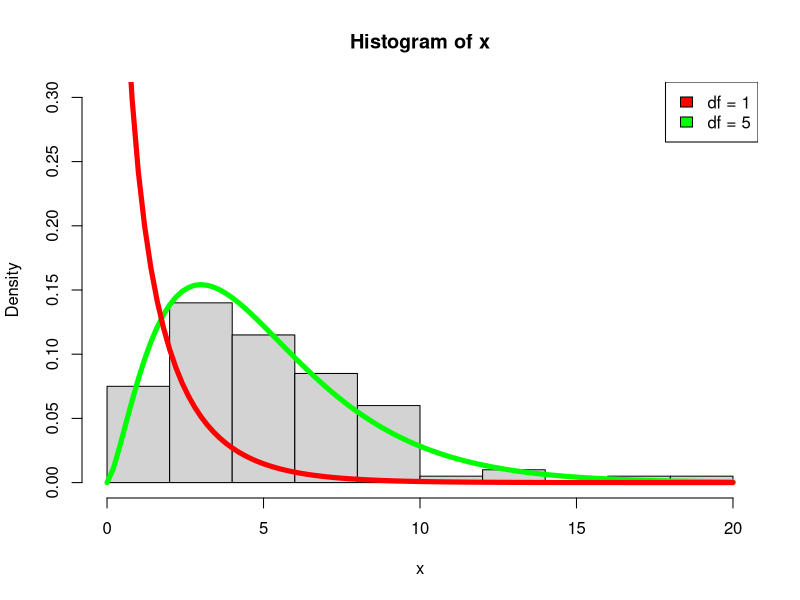
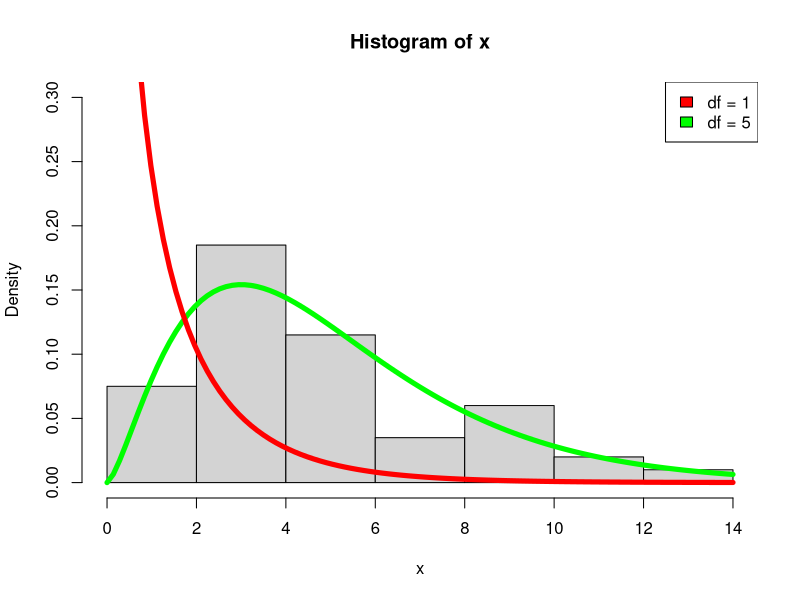

Recreate these plots in R, in order.
## ---- chunk 1
x <- rchisq(100, 5)
hist(x, prob=TRUE, ylim = c(0, 0.3))
curve( dchisq(x, df=5), col='green', add=TRUE, lwd = 5)
curve( dchisq(x, df=1), col='red', add=TRUE, lwd = 5)
legend("topright", legend = c("df = 1", "df = 5"), fill = c("red", "green"))
## ---- chunk 2
x <- rchisq(100, 5)
hist(x, prob=TRUE, ylim = c(0, 0.3))
curve( dchisq(x, df=5), col='green', add=TRUE, lwd = 5)
curve( dchisq(x, df=1), col='red', add=TRUE, lwd = 5)
legend("topright", legend = c("df = 1", "df = 5"), fill = c("red", "green"))
